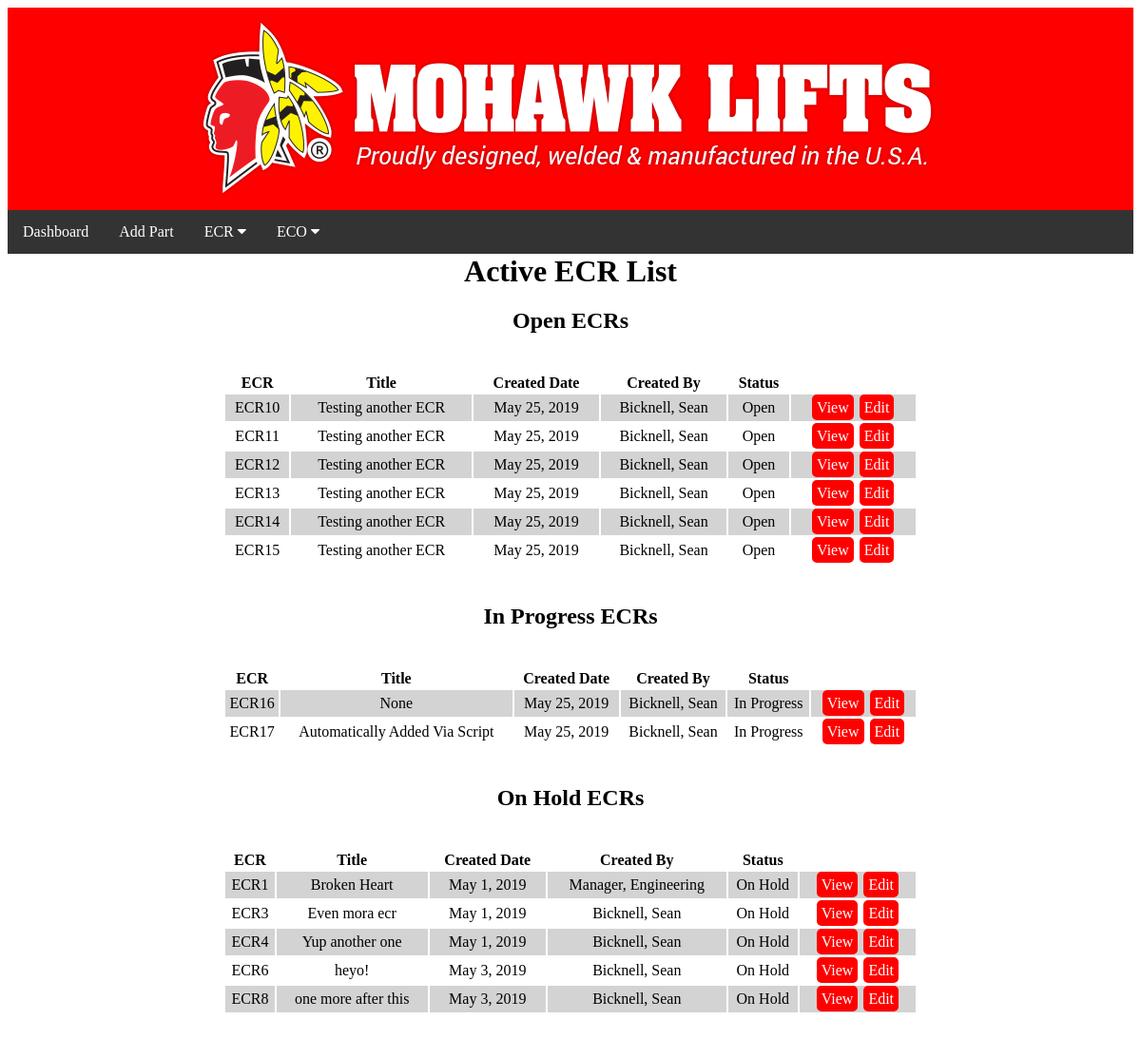
/ecr/list/ (signed in), run on the app's committed database.
### changes/models.py (models this page shows, shortened)
class ECR(models.Model):
    STATUS_CHOICES = (
        ('OH', 'On Hold'),
        ('CL', 'Closed'),
        ('IP', 'In Progress'),
        ('OP', 'Open'),
    )
    DISPO_CHOICES = (
        ('NA', '------'),
        ('WNF', 'Will Not Fix'),
        ('FX', 'Fixed'),
        ('ECO', 'Create ECO'),
        ('NT', 'No Trouble Found'),
    )
    PRIORITY_CHOICES = {
        ('1', 'High'),
        ('2', 'Medium'),
        ('3', 'Low'),
    }
    create_date = models.DateField(auto_now_add=True)
    ecr_title = models.CharField(max_length=50, blank=True, null=True)
    initiated_by = models.ForeignKey(settings.AUTH_USER_MODEL, on_delete=models.CASCADE)
    engineer = models.ForeignKey(settings.AUTH_USER_MODEL, on_delete=models.CASCADE, related_name="ECR", blank=True, null=True)
    ECR_number = models.AutoField(primary_key=True, verbose_name="ECR Number")
    part_numbers = models.ManyToManyField("parts.Part", verbose_name="Affected Part Numbers", blank=True, null=True)
    requested_change = models.CharField(max_length=300, verbose_name="Requested Change or Improvement", default='N/A', blank=True, null=True)
    solution = models.CharField(max_length=300, verbose_name="Solution & Cost", default='N/A', blank=True, null=True)
    requirements = models.CharField(max_length=300, default='N/A', blank=True, null=True)
    impact = models.CharField(max_length=300, default='N/A', blank=True, null=True)
    steps = models.CharField(max_length=300, default='N/A', blank=True, null=True)
    remediation = models.CharField(max_length=300, default='N/A', blank=True, null=True)
    notes = models.CharField(max_length=300, blank=True, null=True)
    status = models.CharField(max_length=3, choices=STATUS_CHOICES, default='IP')
    ecr_disposition = models.CharField(max_length=3, choices=DISPO_CHOICES, null=True, blank=True)
    close_date = models.DateField(null=True, blank=True)
    priority = models.CharField(max_length=3, choices=PRIORITY_CHOICES, default='1')
    deadline = models.DateField(blank=True, null=True)

### changes/views.py (the view)
# urls.py: path('ecr/list/', cViews.ecr_list, name="ecr_list"),
def ecr_list(request):
    op_ecrs = ECR.objects.filter(status__exact='OP')
    ip_ecrs = ECR.objects.filter(status__exact='IP')
    oh_ecrs = ECR.objects.filter(status__exact='OH')
    return render(request, 'changes/ecr_list.html', {'op_ecrs': op_ecrs, 'ip_ecrs': ip_ecrs, 'oh_ecrs': oh_ecrs})

### changeMan/templates/changes/ecr_list.html (shortened to what this page needs)
{% extends 'base.html' %}
{% block content %}
{% load static %}
{% if user.is_authenticated %}
<link rel="stylesheet" href= "{% static "css/ecr_list.css" %}">
<h1>Active ECR List</h1>
<h2>Open ECRs</h2>
<table>
  <tr>
    <th>ECR</th>
    <th>Title</th>
    <th>Created Date</th>
    <th>Created By</th>
    <th>Status</th>
  </tr>
  {% if op_ecrs %}
    {% for ecr in op_ecrs %}
    <tr>
      <td class="ecr-num cell">ECR{{ ecr.ECR_number }}<div class="ecr-notes hidden"><span class="">Notes:</span> {{ ecr.notes }}</div></td>
      <td class="cell">{{ ecr.ecr_title }}</td>
      <td class="cell">{{ ecr.create_date }}</td>
      <td class="cell">{{ ecr.initiated_by.last_name}}, {{ ecr.initiated_by.first_name }}</td>
      <td class="cell">{{ ecr.get_status_display }}</td>
      <td class="cell"><a class="button" href="{% url 'ecr_detail' ecr.ECR_number %}">View</a><a class="button" href="{% url 'ecr_edit' ecr.ECR_number %}">Edit</a></td>
    </tr>
    {% endfor %}
    </table>
  {% else %}
    <h2>No Open ECRs</h2>
  {% endif %}
<h2>In Progress ECRs</h2>
<table>
    <tr>
      <th>ECR</th>
      <th>Title</th>
      <th>Created Date</th>
      <th>Created By</th>
      <th>Status</th>
    </tr>
    {% if ip_ecrs %}
    {% for ecr in ip_ecrs %}
    <tr>
      <td class="ecr-num cell">ECR{{ ecr.ECR_number }}<div class="ecr-notes hidden"><span class="">Notes:</span> {{ ecr.notes }}</div></td>
      <td class="cell">{{ ecr.ecr_title }}</td>
      <td class="cell">{{ ecr.create_date }}</td>
      <td class="cell">{{ ecr.initiated_by.last_name}}, {{ ecr.initiated_by.first_name }}</td>
      <td class="cell">{{ ecr.get_status_display }}</td>
      <td class="cell"><a class="button" href="{% url 'ecr_detail' ecr.ECR_number %}">View</a><a class="button" href="{% url 'ecr_edit' ecr.ECR_number %}">Edit</a></td>
    </tr>
    {% endfor %}
    </table>
    {% else %}
      <h2>No In Progress ECRs</h2>
    {% endif %}
    <h2>On Hold ECRs</h2>
  <table>
    <tr>
      <th>ECR</th>
      <th>Title</th>
      <th>Created Date</th>
      <th>Created By</th>
      <th>Status</th>
    </tr>
    {% if oh_ecrs %}
    {% for ecr in oh_ecrs %}
    <tr>
      <td class="ecr-num cell">ECR{{ ecr.ECR_number }}<div class="ecr-notes hidden"><span class="">Notes:</span> {{ ecr.notes }}</div></td>
      <td class="cell">{{ ecr.ecr_title }}</td>
      <td class="cell">{{ ecr.create_date }}</td>
      <td class="cell">{{ ecr.initiated_by.last_name}}, {{ ecr.initiated_by.first_name }}</td>
      <td class="cell">{{ ecr.get_status_display }}</td>
      <td class="cell"><a class="button" href="{% url 'ecr_detail' ecr.ECR_number %}">View</a><a class="button" href="{% url 'ecr_edit' ecr.ECR_number %}">Edit</a></td>
    </tr>
    {% endfor %}
    </table>
    {% else %}
      <h2>No On Hold ECRs</h2>
    {% endif %}
{% else %}
  {% include 'redirect.html' %}
{% endif %}
{% endblock %}

### changeMan/static/css/ecr_list.css (style rules this page uses)
table { margin: auto; width: 65%; padding: 20px; }
td { padding: 5px 0 5px 0; text-align: center; }
tr:nth-child(even) { background-color: lightgrey; }
h1 { margin: auto; text-align: center; }
h2 { margin: auto; text-align: center; padding: 20px; }
.button { border: none; border-radius: 5px; text-align: center; text-decoration: none; color: white; background-color: red; padding: 5px; transition-duration: 0.4s; margin: 3px; }

### data on the page
ECR: ECR_number "10", ecr_title "Testing another ECR", create_date "May 25, 2019", initiated_by.last_name "Bicknell", initiated_by.first_name "Sean", status "Open"
ECR: ECR_number "11", ecr_title "Testing another ECR", create_date "May 25, 2019", initiated_by.last_name "Bicknell", initiated_by.first_name "Sean", status "Open"
ECR: ECR_number "12", ecr_title "Testing another ECR", create_date "May 25, 2019", initiated_by.last_name "Bicknell", initiated_by.first_name "Sean", status "Open"
ECR: ECR_number "13", ecr_title "Testing another ECR", create_date "May 25, 2019", initiated_by.last_name "Bicknell", initiated_by.first_name "Sean", status "Open"
ECR: ECR_number "14", ecr_title "Testing another ECR", create_date "May 25, 2019", initiated_by.last_name "Bicknell", initiated_by.first_name "Sean", status "Open"
ECR: ECR_number "15", ecr_title "Testing another ECR", create_date "May 25, 2019", initiated_by.last_name "Bicknell", initiated_by.first_name "Sean", status "Open"
ECR: ECR_number "16", ecr_title "None", create_date "May 25, 2019", initiated_by.last_name "Bicknell", initiated_by.first_name "Sean", status "In Progress"
ECR: ECR_number "17", ecr_title "Automatically Added Via Script", create_date "May 25, 2019", initiated_by.last_name "Bicknell", initiated_by.first_name "Sean", status "In Progress"
ECR: ECR_number "1", ecr_title "Broken Heart", create_date "May 1, 2019", initiated_by.last_name "Manager", initiated_by.first_name "Engineering", status "On Hold"
ECR: ECR_number "3", ecr_title "Even mora ecr", create_date "May 1, 2019", initiated_by.last_name "Bicknell", initiated_by.first_name "Sean", status "On Hold"
ECR: ECR_number "4", ecr_title "Yup another one", create_date "May 1, 2019", initiated_by.last_name "Bicknell", initiated_by.first_name "Sean", status "On Hold"
ECR: ECR_number "6", ecr_title "heyo!", create_date "May 3, 2019", initiated_by.last_name "Bicknell", initiated_by.first_name "Sean", status "On Hold"
ECR: ECR_number "8", ecr_title "one more after this", create_date "May 3, 2019", initiated_by.last_name "Bicknell", initiated_by.first_name "Sean", status "On Hold"
